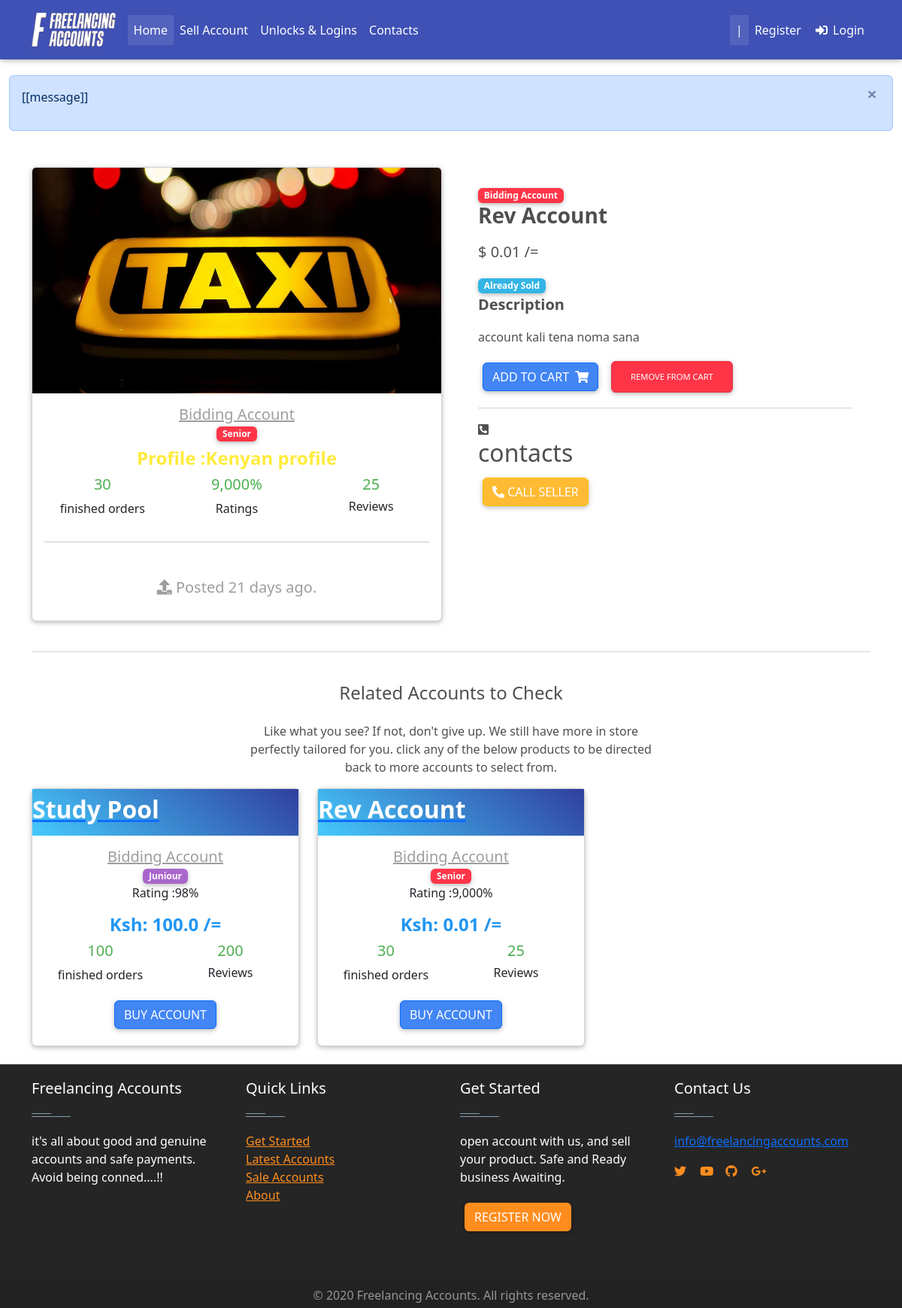
The app's page /product/rev-account/ with its own data.
### Home/models.py (models this page shows, shortened)
class Item(models.Model):
    created_by = models.ForeignKey(settings.AUTH_USER_MODEL,on_delete = models.CASCADE,blank = True, null = True, editable = False)
    created_at = models.DateTimeField(auto_now_add= True, blank = True, null = True )
    title = models.CharField(max_length = 100)
    slug = models.SlugField(blank = True, null = True)
    price = models.FloatField(default = 0.0)
    discountprice = models.FloatField(blank= True, null = True)
    category = models.CharField(choices = Category_choices, max_length=2)
    label = models.CharField(choices = Label_choices, max_length=1)
    Level = models.CharField(choices = Level_choices, max_length = 15 ,blank= True, null = True)
    finished_orders = models.IntegerField(default = 1)
    rating = models.IntegerField(default = 50 )
    Reviews =models.IntegerField( default = 1)
    profile = models.CharField( max_length = 20)
    description = models.TextField()
    diplay_pic = models.ImageField(upload_to = "display_pics/%Y%m%d/", max_length =255 )
    contact = models.CharField(max_length=15 ,null = True,blank= True)
    sold = models.BooleanField(default=False)
    def get_absolute_url(self):
        return reverse("Home:product", kwargs ={
             'slug': self.slug
        })
    def get_add_to_cart_url(self):
        return reverse("Home:add_to_cart", kwargs ={
             'slug': self.slug
        })
    def get_remove_from_cart_url(self):
        return reverse("Home:remove_from_cart", kwargs ={
             'slug': self.slug
        })
    def get_days(self):
        d1 = timezone.now()
        d2 = self.created_at
        dya =  abs(d1-d2).days
        mytuple = (str(dya), "days")
        days = " ".join(mytuple)
        if dya > 0:
            return days
        else:
            seconds = abs(d1-d2).seconds
            houred = round(seconds / 3600)
            mytuple = (str(houred), "hours")
            hours = " ".join(mytuple)
            return hours

### Home/views.py (the view)
# urls.py: path('product/<slug>/', views.Product.as_view(), name = "product" ),
class Product(generic.DetailView):
    model = Item
    template_name = "product-page.html"
    def get_context_data(self, **kwargs):
        context = super(Product, self).get_context_data(**kwargs)
        obj = self.get_object()
        r_item = Item.objects.filter(title = obj.title)[:3]
        nr_item = Item.objects.all()[:3]
        context["r_item"] = r_item
        context["nr_item"] = nr_item
        return context

### Home/templatetags/login_tag.py (called while the page is built)
@register.inclusion_tag('logins/login_form.html')
def login_form_tag(current_page=None):
    return {'loginform': LoginForm(),
            'redirect_to': current_page}

### Home/templates/product-page.html (shortened to what this page needs)
<!DOCTYPE html>
<html lang="en">
{% extends "base.html"%}
{% load staticfiles %}
 {% block content %}
  <main class="">
    <div class="container dark-grey-text mt-5">
      <div class="row wow fadeIn">
        <div class="col-md-6 mb-4">
          <div class="card card-cascade wider">
              <div class="view view-cascade overlay">
                  <img  class="card-img-top" src="{{ object.diplay_pic.url }}" alt="picture not available" style="height: 300px;" >
                </div>
              <div class="card-body text-center">
                <a href="" class="grey-text">
                  <h5 class="card-header-subtitle mb-0"> {{ item.get_category_display }}</h5>
                  <span class="badge badge-pill  {{ item.get_label_display }}-color">{{item.Level}}</span>
                </a>
                <h4 class="font-weight-bold yellow-text mt-2 mb-2">
                   Profile :{{object.profile}}
                  </h4>
                <div class = "row  wOW fadeIn">
                  <div class = " col-4 text-center  ">
                    <h5 class = "green-text"> {{item.finished_orders}}</h5>
                    <p> finished orders<p>
                  </div>
                      <div class = "col-4 text-center  ">
                        <h5 class = "green-text"> {{ item.rating}}%</h5>
                        <p> Ratings  <p>
                      </div>
                      <div class = " col-4 text-center ">
                      <h5 class = "green-text"> {{item.Reviews }}</h5>
                        <h6>  Reviews </h6>
                      </div>
                </div>
                <hr class = mb-5>
                {% if request.user == object.created_by %}
                <h5><i class="fas fa-link"></i> Reffer people to your product via this Link </h5>
                   <input type="text" value="{{ request.build_absolute_uri }}" id="teks">
                    <button class = "btn btn-primary" onclick="myFunction()"> Copy </button>
                {% else %}
                <h5 class = "grey-text pb-2"> <i class="fas fa-upload"></i> Posted {{object.get_days}} ago.</h5>
               {% endif %}
              </div>
            </div>
        </div>
        <div class="col-md-6 mb-4">
          <div class="p-4">
            <div class="mb-3">
              <a href="">
                <span class="badge {{ object.get_label_display }}-color mr-1">{{ object.get_category_display }}</span>
              </a>
              <h3> <strong> {{object.title}} </strong></h3>
            </div>
            <p class="lead">
              {% if object.discountprice %}
              <span class="mr-1">
                <del>$ {{ object.price }}/=</del>
              </span>
              <span>$ {{ object.get_discount_price }} /=</span>
              {% else %}
              <span>$ {{ object.price }} /=</span>
              {% endif %}
            </p>
            {% if object.sold %}
            <span class="badge info-color mr-1">Already Sold</span>
            {% else %}
            <span class="badge success-color mr-1">In stock</span>
            {% endif %}
            <p class="lead font-weight-bold">Description</p>
            <p>{{ object.description }}</p>
            <a  href = " {{ object.get_add_to_cart_url }}" class="btn btn-primary  " >Add to cart
              <i class="fas fa-shopping-cart ml-1"></i>
            </a>
              <a  href = " {{  object.get_remove_from_cart_url }}" class="btn btn-danger btn-md my-0 p" >Remove From cart
                </a>
              <hr class="mt-3">
              <i class="fas fa-phone-square-alt"></i> <h2 class=""> contacts</h2>
              {% if  request.user.is_authenticated %}
              <h5 class=" mr-auto ml-auto dark-grey-text">
                contact the owner: {{ object.contact }}
              </h5>
              {% else %}
              <a href="/accounts/signup/"> <button class="btn btn-warning"> <i class="fas fa-phone-alt"></i> Call Seller </button></a>
              {% endif %}
          </div>
        </div>
      </div>
      <hr>
      <div class="row d-flex justify-content-center wow fadeIn">
        <div class="col-md-6 text-center">
          <h4 class="my-4 h4">Related Accounts to Check </h4>
          <p>Like what you see? If not, don't give up. We still have more in store perfectly tailored for you.
            click any of the below products to be directed back to more accounts to select from.
          </p>
        </div>
      </div>
      <div class="row wow fadeIn">
      {% if r_items.exist %}
        {% for rtem in r_item %}
        <div class=" col-lg-4 mb-4">
          <div class="card card-cascade ">
            <div class="view  text-white view-cascade gradient-card-header blue-gradient">
                <a href="{{ rtem.get_absolute_url }}"  class = "pink-hover lighten-2-hover">
                  <h2 class="card-header-title text-white mb-3 mt-2"><strong>{{ rtem.title }}</strong></h2>
                </a>
                    <span id="rateMe2"  class="empty-stars"></span>
                  <script src="{% static 'js/addons/rating.min.js'%}"></script>
              </div>
            <div class="card-body text-center">
              <a href="" class="grey-text">
                <h5 class="card-header-subtitle mb-0"> {{ rtem.get_category_display }}</h5>
                <span class="badge badge-pill  {{ rtem.get_label_display }}-color">{{rtem.Level}}</span>
              </a>
              <p> Rating :{{ rtem.rating}}% </p>
              <h4 class="font-weight-bold blue-text">
                  <strong>  Ksh:
                    {% if rtem.discountprice %}
                      {{ rtem.get_discount_price }}
                    {% else %}
                      {{ rtem.price}}
                    {% endif %}
                /= </strong>
                </h4>
              <div class = "row  wOW fadeIn">
                <div class = "col-6 col-lg-6 col-md-6 text-center mr-auto ml-auto ">
                  <h5 class = "green-text"> {{rtem.finished_orders}}</h5>
                  <p> finished orders<p>
                </div>
                    <div class = "col-6 col-md-6 text-center ">
                    <h5 class = "green-text"> {{rtem.Reviews }}</h5>
                      <h6> Reviews</h6>
                    </div>
              </div>
              <a href="{{ rtem.get_absolute_url }}" class="btn btn-primary"> Buy Account </a>
              </strong>
            </h5>
              <div>
            </div>
            </div>
          </div>
        </div>
        {% endfor %}
      {% else %}
        {% for nrtem in nr_item %}
        <div class=" col-lg-4 mb-4">
          <div class="card card-cascade ">
            <div class="view  text-white view-cascade gradient-card-header blue-gradient">
                <a href="{{ nrtem.get_absolute_url }}"  class = "pink-hover lighten-2-hover">
                  <h2 class="card-header-title text-white mb-3 mt-2"><strong>{{ nrtem.title }}</strong></h2>
                </a>
              </div>
            <div class="card-body text-center">
              <a href="" class="grey-text">
                <h5 class="card-header-subtitle mb-0"> {{ nrtem.get_category_display }}</h5>
                <span class="badge badge-pill  {{ nrtem.get_label_display }}-color">{{ nrtem.Level}}</span>
              </a>
              <p> Rating :{{ nrtem.rating}}% </p>
              <h4 class="font-weight-bold blue-text">
                  <strong>  Ksh:
                    {% if nrtem.discountprice %}
                      {{ nrtem.get_discount_price }}
                    {% else %}
                      {{ nrtem.price}}
                    {% endif %}
                /= </strong>
                </h4>
              <div class = "row  wOW fadeIn">
                <div class = "col-6 col-lg-6 col-md-6 text-center mr-auto ml-auto ">
                  <h5 class = "green-text"> {{ nrtem.finished_orders}}</h5>
                  <p> finished orders<p>
                </div>
                    <div class = "col-6 col-md-6 text-center ">
                    <h5 class = "green-text"> {{ nrtem.Reviews }}</h5>
                      <h6> Reviews</h6>
                    </div>
              </div>
              <a href="{{ nrtem.get_absolute_url }}" class="btn btn-primary"> Buy Account </a>
            </div>
          </div>
        </div>
        {% endfor %}
      {% endif %}
      </div>
    </div>
  </main>
  {% endblock %}

### Home/templates/base.html (style rules this page uses)
html, body, header, .carousel { height:400px; }

### Home/templates/footer.html (style rules this page uses)
.btn { background-color: #ff8d1e; color:#fff; }

### records on screen
Item: diplay_pic (picture), category "Bidding Account", Level "Senior", profile "Kenyan profile", finished_orders "30", rating "9,000", Reviews "25", get_days "21 days", title "Rev Account", price "0.01", description "account kali tena noma sana"
Item: title "Study Pool", category "Bidding Account", Level "Juniour", rating "98", price "100.0", finished_orders "100", Reviews "200"
